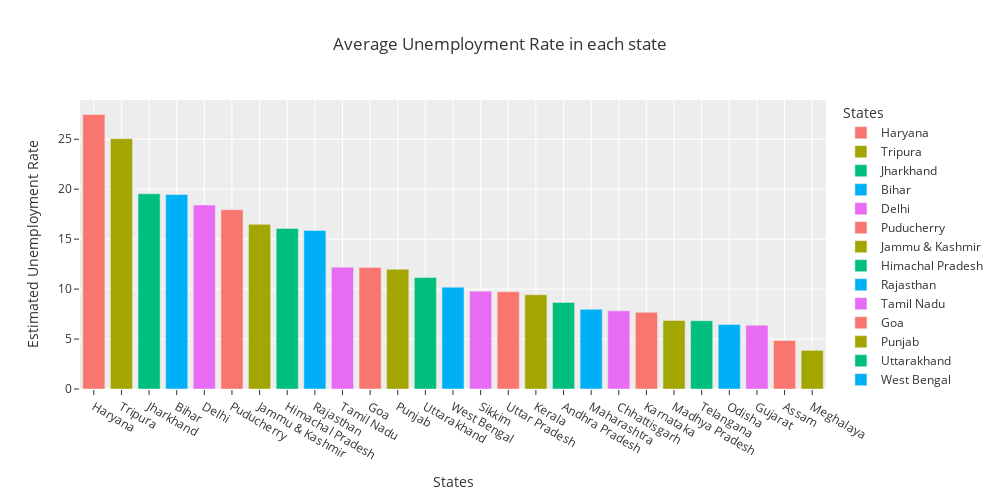

Notebook code for this chart:
### Code cell
fig = px.bar(States_group, x='States',y='Estimated Unemployment Rate',color='States',
            title='Average Unemployment Rate in each state',template='ggplot2',width=1000, height=500)

fig.show()

### Figure 1 — Plotly figure (JSON) as saved in the notebook; plotly's stock layout.template omitted (floating-point values rounded to 4 significant figures)
{"data": [{"alignmentgroup": "True", "hovertemplate": "States=%{x}<br>Estimated Unemployment Rate=%{y}<extra></extra>", "legendgroup": "Haryana", "marker": {"color": "#F8766D", "pattern": {"shape": ""}}, "name": "Haryana", "offsetgroup": "Haryana", "orientation": "v", "showlegend": true, "textposition": "auto", "type": "bar", "x": ["Haryana"], "xaxis": "x", "y": [27.48], "yaxis": "y"}, {"alignmentgroup": "True", "hovertemplate": "States=%{x}<br>Estimated Unemployment Rate=%{y}<extra></extra>", "legendgroup": "Tripura", "marker": {"color": "#A3A500", "pattern": {"shape": ""}}, "name": "Tripura", "offsetgroup": "Tripura", "orientation": "v", "showlegend": true, "textposition": "auto", "type": "bar", "x": ["Tripura"], "xaxis": "x", "y": [25.06], "yaxis": "y"}, {"alignmentgroup": "True", "hovertemplate": "States=%{x}<br>Estimated Unemployment Rate=%{y}<extra></extra>", "legendgroup": "Jharkhand", "marker": {"color": "#00BF7D", "pattern": {"shape": ""}}, "name": "Jharkhand", "offsetgroup": "Jharkhand", "orientation": "v", "showlegend": true, "textposition": "auto", "type": "bar", "x": ["Jharkhand"], "xaxis": "x", "y": [19.54], "yaxis": "y"}, {"alignmentgroup": "True", "hovertemplate": "States=%{x}<br>Estimated Unemployment Rate=%{y}<extra></extra>", "legendgroup": "Bihar", "marker": {"color": "#00B0F6", "pattern": {"shape": ""}}, "name": "Bihar", "offsetgroup": "Bihar", "orientation": "v", "showlegend": true, "textposition": "auto", "type": "bar", "x": ["Bihar"], "xaxis": "x", "y": [19.47], "yaxis": "y"}, {"alignmentgroup": "True", "hovertemplate": "States=%{x}<br>Estimated Unemployment Rate=%{y}<extra></extra>", "legendgroup": "Delhi", "marker": {"color": "#E76BF3", "pattern": {"shape": ""}}, "name": "Delhi", "offsetgroup": "Delhi", "orientation": "v", "showlegend": true, "textposition": "auto", "type": "bar", "x": ["Delhi"], "xaxis": "x", "y": [18.41], "yaxis": "y"}, {"alignmentgroup": "True", "hovertemplate": "States=%{x}<br>Estimated Unemployment Rate=%{y}<extra></extra>", "legendgroup": "Puducherry", "marker": {"color": "#F8766D", "pattern": {"shape": ""}}, "name": "Puducherry", "offsetgroup": "Puducherry", "orientation": "v", "showlegend": true, "textposition": "auto", "type": "bar", "x": ["Puducherry"], "xaxis": "x", "y": [17.94], "yaxis": "y"}, {"alignmentgroup": "True", "hovertemplate": "States=%{x}<br>Estimated Unemployment Rate=%{y}<extra></extra>", "legendgroup": "Jammu & Kashmir", "marker": {"color": "#A3A500", "pattern": {"shape": ""}}, "name": "Jammu & Kashmir", "offsetgroup": "Jammu & Kashmir", "orientation": "v", "showlegend": true, "textposition": "auto", "type": "bar", "x": ["Jammu & Kashmir"], "xaxis": "x", "y": [16.48], "yaxis": "y"}, {"alignmentgroup": "True", "hovertemplate": "States=%{x}<br>Estimated Unemployment Rate=%{y}<extra></extra>", "legendgroup": "Himachal Pradesh", "marker": {"color": "#00BF7D", "pattern": {"shape": ""}}, "name": "Himachal Pradesh", "offsetgroup": "Himachal Pradesh", "orientation": "v", "showlegend": true, "textposition": "auto", "type": "bar", "x": ["Himachal Pradesh"], "xaxis": "x", "y": [16.07], "yaxis": "y"}, {"alignmentgroup": "True", "hovertemplate": "States=%{x}<br>Estimated Unemployment Rate=%{y}<extra></extra>", "legendgroup": "Rajasthan", "marker": {"color": "#00B0F6", "pattern": {"shape": ""}}, "name": "Rajasthan", "offsetgroup": "Rajasthan", "orientation": "v", "showlegend": true, "textposition": "auto", "type": "bar", "x": ["Rajasthan"], "xaxis": "x", "y": [15.87], "yaxis": "y"}, {"alignmentgroup": "True", "hovertemplate": "States=%{x}<br>Estimated Unemployment Rate=%{y}<extra></extra>", "legendgroup": "Tamil Nadu", "marker": {"color": "#E76BF3", "pattern": {"shape": ""}}, "name": "Tamil Nadu", "offsetgroup": "Tamil Nadu", "orientation": "v", "showlegend": true, "textposition": "auto", "type": "bar", "x": ["Tamil Nadu"], "xaxis": "x", "y": [12.19], "yaxis": "y"}, {"alignmentgroup": "True", "hovertemplate": "States=%{x}<br>Estimated Unemployment Rate=%{y}<extra></extra>", "legendgroup": "Goa", "marker": {"color": "#F8766D", "pattern": {"shape": ""}}, "name": "Goa", "offsetgroup": "Goa", "orientation": "v", "showlegend": true, "textposition": "auto", "type": "bar", "x": ["Goa"], "xaxis": "x", "y": [12.17], "yaxis": "y"}, {"alignmentgroup": "True", "hovertemplate": "States=%{x}<br>Estimated Unemployment Rate=%{y}<extra></extra>", "legendgroup": "Punjab", "marker": {"color": "#A3A500", "pattern": {"shape": ""}}, "name": "Punjab", "offsetgroup": "Punjab", "orientation": "v", "showlegend": true, "textposition": "auto", "type": "bar", "x": ["Punjab"], "xaxis": "x", "y": [11.98], "yaxis": "y"}, {"alignmentgroup": "True", "hovertemplate": "States=%{x}<br>Estimated Unemployment Rate=%{y}<extra></extra>", "legendgroup": "Uttarakhand", "marker": {"color": "#00BF7D", "pattern": {"shape": ""}}, "name": "Uttarakhand", "offsetgroup": "Uttarakhand", "orientation": "v", "showlegend": true, "textposition": "auto", "type": "bar", "x": ["Uttarakhand"], "xaxis": "x", "y": [11.16], "yaxis": "y"}, {"alignmentgroup": "True", "hovertemplate": "States=%{x}<br>Estimated Unemployment Rate=%{y}<extra></extra>", "legendgroup": "West Bengal", "marker": {"color": "#00B0F6", "pattern": {"shape": ""}}, "name": "West Bengal", "offsetgroup": "West Bengal", "orientation": "v", "showlegend": true, "textposition": "auto", "type": "bar", "x": ["West Bengal"], "xaxis": "x", "y": [10.19], "yaxis": "y"}, {"alignmentgroup": "True", "hovertemplate": "States=%{x}<br>Estimated Unemployment Rate=%{y}<extra></extra>", "legendgroup": "Sikkim", "marker": {"color": "#E76BF3", "pattern": {"shape": ""}}, "name": "Sikkim", "offsetgroup": "Sikkim", "orientation": "v", "showlegend": true, "textposition": "auto", "type": "bar", "x": ["Sikkim"], "xaxis": "x", "y": [9.79], "yaxis": "y"}, {"alignmentgroup": "True", "hovertemplate": "States=%{x}<br>Estimated Unemployment Rate=%{y}<extra></extra>", "legendgroup": "Uttar Pradesh", "marker": {"color": "#F8766D", "pattern": {"shape": ""}}, "name": "Uttar Pradesh", "offsetgroup": "Uttar Pradesh", "orientation": "v", "showlegend": true, "textposition": "auto", "type": "bar", "x": ["Uttar Pradesh"], "xaxis": "x", "y": [9.74], "yaxis": "y"}, {"alignmentgroup": "True", "hovertemplate": "States=%{x}<br>Estimated Unemployment Rate=%{y}<extra></extra>", "legendgroup": "Kerala", "marker": {"color": "#A3A500", "pattern": {"shape": ""}}, "name": "Kerala", "offsetgroup": "Kerala", "orientation": "v", "showlegend": true, "textposition": "auto", "type": "bar", "x": ["Kerala"], "xaxis": "x", "y": [9.43], "yaxis": "y"}, {"alignmentgroup": "True", "hovertemplate": "States=%{x}<br>Estimated Unemployment Rate=%{y}<extra></extra>", "legendgroup": "Andhra Pradesh", "marker": {"color": "#00BF7D", "pattern": {"shape": ""}}, "name": "Andhra Pradesh", "offsetgroup": "Andhra Pradesh", "orientation": "v", "showlegend": true, "textposition": "auto", "type": "bar", "x": ["Andhra Pradesh"], "xaxis": "x", "y": [8.66], "yaxis": "y"}, {"alignmentgroup": "True", "hovertemplate": "States=%{x}<br>Estimated Unemployment Rate=%{y}<extra></extra>", "legendgroup": "Maharashtra", "marker": {"color": "#00B0F6", "pattern": {"shape": ""}}, "name": "Maharashtra", "offsetgroup": "Maharashtra", "orientation": "v", "showlegend": true, "textposition": "auto", "type": "bar", "x": ["Maharashtra"], "xaxis": "x", "y": [7.98], "yaxis": "y"}, {"alignmentgroup": "True", "hovertemplate": "States=%{x}<br>Estimated Unemployment Rate=%{y}<extra></extra>", "legendgroup": "Chhattisgarh", "marker": {"color": "#E76BF3", "pattern": {"shape": ""}}, "name": "Chhattisgarh", "offsetgroup": "Chhattisgarh", "orientation": "v", "showlegend": true, "textposition": "auto", "type": "bar", "x": ["Chhattisgarh"], "xaxis": "x", "y": [7.82], "yaxis": "y"}, {"alignmentgroup": "True", "hovertemplate": "States=%{x}<br>Estimated Unemployment Rate=%{y}<extra></extra>", "legendgroup": "Karnataka", "marker": {"color": "#F8766D", "pattern": {"shape": ""}}, "name": "Karnataka", "offsetgroup": "Karnataka", "orientation": "v", "showlegend": true, "textposition": "auto", "type": "bar", "x": ["Karnataka"], "xaxis": "x", "y": [7.67], "yaxis": "y"}, {"alignmentgroup": "True", "hovertemplate": "States=%{x}<br>Estimated Unemployment Rate=%{y}<extra></extra>", "legendgroup": "Madhya Pradesh", "marker": {"color": "#A3A500", "pattern": {"shape": ""}}, "name": "Madhya Pradesh", "offsetgroup": "Madhya Pradesh", "orientation": "v", "showlegend": true, "textposition": "auto", "type": "bar", "x": ["Madhya Pradesh"], "xaxis": "x", "y": [6.85], "yaxis": "y"}, {"alignmentgroup": "True", "hovertemplate": "States=%{x}<br>Estimated Unemployment Rate=%{y}<extra></extra>", "legendgroup": "Telangana", "marker": {"color": "#00BF7D", "pattern": {"shape": ""}}, "name": "Telangana", "offsetgroup": "Telangana", "orientation": "v", "showlegend": true, "textposition": "auto", "type": "bar", "x": ["Telangana"], "xaxis": "x", "y": [6.83], "yaxis": "y"}, {"alignmentgroup": "True", "hovertemplate": "States=%{x}<br>Estimated Unemployment Rate=%{y}<extra></extra>", "legendgroup": "Odisha", "marker": {"color": "#00B0F6", "pattern": {"shape": ""}}, "name": "Odisha", "offsetgroup": "Odisha", "orientation": "v", "showlegend": true, "textposition": "auto", "type": "bar", "x": ["Odisha"], "xaxis": "x", "y": [6.46], "yaxis": "y"}, {"alignmentgroup": "True", "hovertemplate": "States=%{x}<br>Estimated Unemployment Rate=%{y}<extra></extra>", "legendgroup": "Gujarat", "marker": {"color": "#E76BF3", "pattern": {"shape": ""}}, "name": "Gujarat", "offsetgroup": "Gujarat", "orientation": "v", "showlegend": true, "textposition": "auto", "type": "bar", "x": ["Gujarat"], "xaxis": "x", "y": [6.38], "yaxis": "y"}, {"alignmentgroup": "True", "hovertemplate": "States=%{x}<br>Estimated Unemployment Rate=%{y}<extra></extra>", "legendgroup": "Assam", "marker": {"color": "#F8766D", "pattern": {"shape": ""}}, "name": "Assam", "offsetgroup": "Assam", "orientation": "v", "showlegend": true, "textposition": "auto", "type": "bar", "x": ["Assam"], "xaxis": "x", "y": [4.86], "yaxis": "y"}, {"alignmentgroup": "True", "hovertemplate": "States=%{x}<br>Estimated Unemployment Rate=%{y}<extra></extra>", "legendgroup": "Meghalaya", "marker": {"color": "#A3A500", "pattern": {"shape": ""}}, "name": "Meghalaya", "offsetgroup": "Meghalaya", "orientation": "v", "showlegend": true, "textposition": "auto", "type": "bar", "x": ["Meghalaya"], "xaxis": "x", "y": [3.87], "yaxis": "y"}], "layout": {"barmode": "relative", "height": 500, "legend": {"title": {"text": "States"}, "tracegroupgap": 0}, "title": {"text": "Average Unemployment Rate in each state"}, "width": 1000, "xaxis": {"anchor": "y", "categoryarray": ["Haryana", "Tripura", "Jharkhand", "Bihar", "Delhi", "Puducherry", "Jammu & Kashmir", "Himachal Pradesh", "Rajasthan", "Tamil Nadu", "Goa", "Punjab", "Uttarakhand", "West Bengal", "Sikkim", "Uttar Pradesh", "Kerala", "Andhra Pradesh", "Maharashtra", "Chhattisgarh", "Karnataka", "Madhya Pradesh", "Telangana", "Odisha", "Gujarat", "Assam", "Meghalaya"], "categoryorder": "array", "domain": [0, 1], "title": {"text": "States"}}, "yaxis": {"anchor": "x", "domain": [0, 1], "title": {"text": "Estimated Unemployment Rate"}}}}
